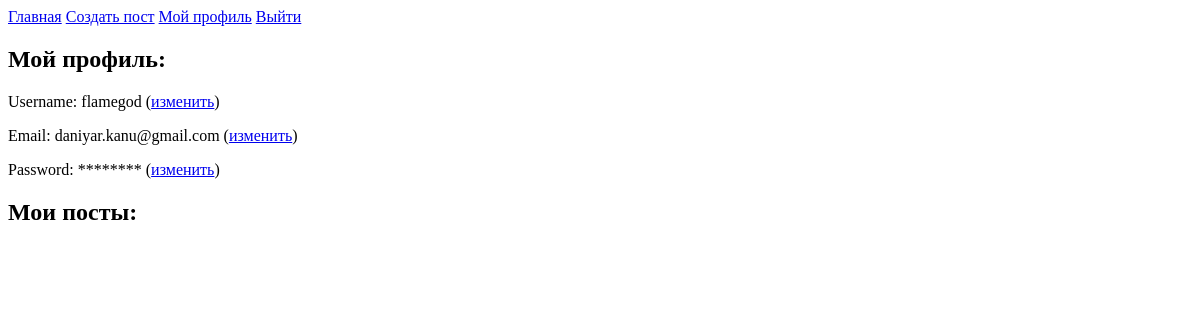
The page /my_profile (signed in) on the database as committed earlier.
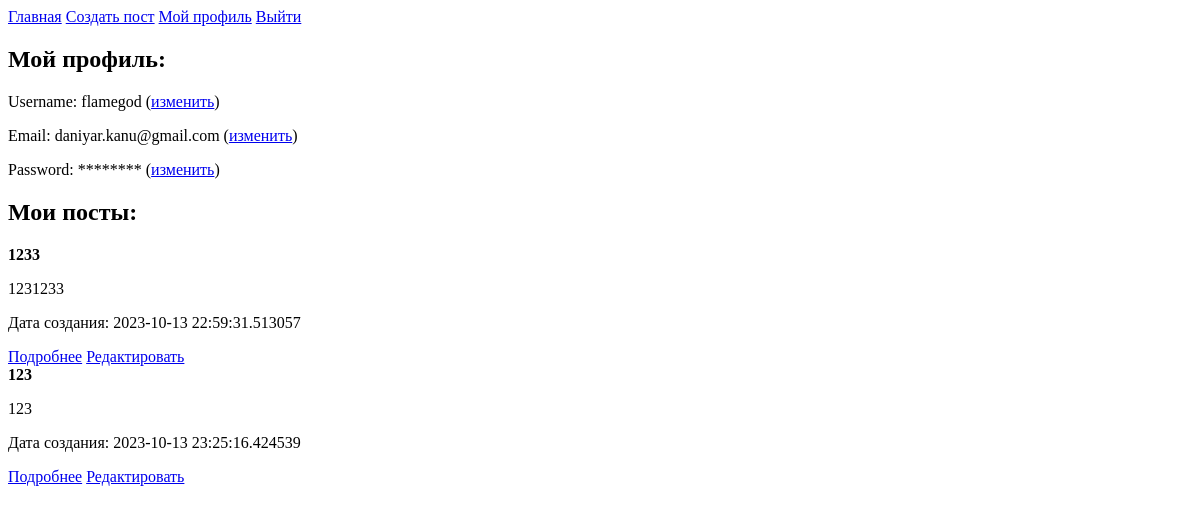
The same page on the database as committed later.
### app/app_service.py (models this page shows)
class Post(db.Model):
    id = db.Column(db.Integer, primary_key=True)
    title = db.Column(db.String(100), nullable=False)
    content = db.Column(db.String(255), nullable=False)
    created_at = db.Column(db.DateTime, default=datetime.now)
    user_id = db.Column(db.Integer, db.ForeignKey('user.id'), nullable=False)
    author = db.relationship('User', backref='posts')
    comments = db.relationship('Comment', backref='post', lazy='dynamic')

### app/app_service.py (the view)
@app.route('/my_profile', methods=['GET'])
@limiter.limit("3 per second")
@login_required
def my_profile():
    user_posts = Post.query.filter_by(user_id=current_user.id).all()
    return render_template('my_profile.html', title='Мой профиль', user=current_user, user_posts=user_posts)

### app/app_service.py (called while the page is built)
@login_manager.user_loader
def load_user(user_id):
    return User.query.get(int(user_id))

### app/templates/my_profile.html (shortened to what this page needs)
{% extends 'base.html' %}
{% block content %}
    <head>
    </head>
    <h2>Мой профиль:</h2>
    {% if user %}
        <div>
            {% if user %}
                <p>Username: {{ user.username }} (<a href="{{ url_for('edit_username') }}">изменить</a>)</p>
                <p>Email: {{ user.email }} (<a href="{{ url_for('edit_email') }}">изменить</a>)</p>
                <p>Password: ******** (<a href="{{ url_for('edit_password') }}">изменить</a>)</p>
            {% else %}
                <p>Пользователь не авторизован.</p>
            {% endif %}
        </div>
    {% else %}
        <p>Пользователь не авторизован.</p>
    {% endif %}
    <h2>Мои посты:</h2>
    <div>
        {% for post in user_posts %}
            <div>
                <strong>{{ post.title }}</strong>
                <p>{{ post.content }}</p>
                <p>Дата создания: {{ post.created_at }}</p>
                <a href="{{ url_for('view_post', post_id=post.id) }}" class="btn btn-primary">Подробнее</a>
                <a href="{{ url_for('edit_post', post_id=post.id) }}" class="btn btn-primary">Редактировать</a>
            </div>
        {% endfor %}
    </div>
{% endblock %}

Rows that differ between the two databases and show on the page:
added Post: title "1233", content "1231233", created_at "2023-10-13 22:59:31.513057"
added Post: title "123", content "123", created_at "2023-10-13 23:25:16.424539"
